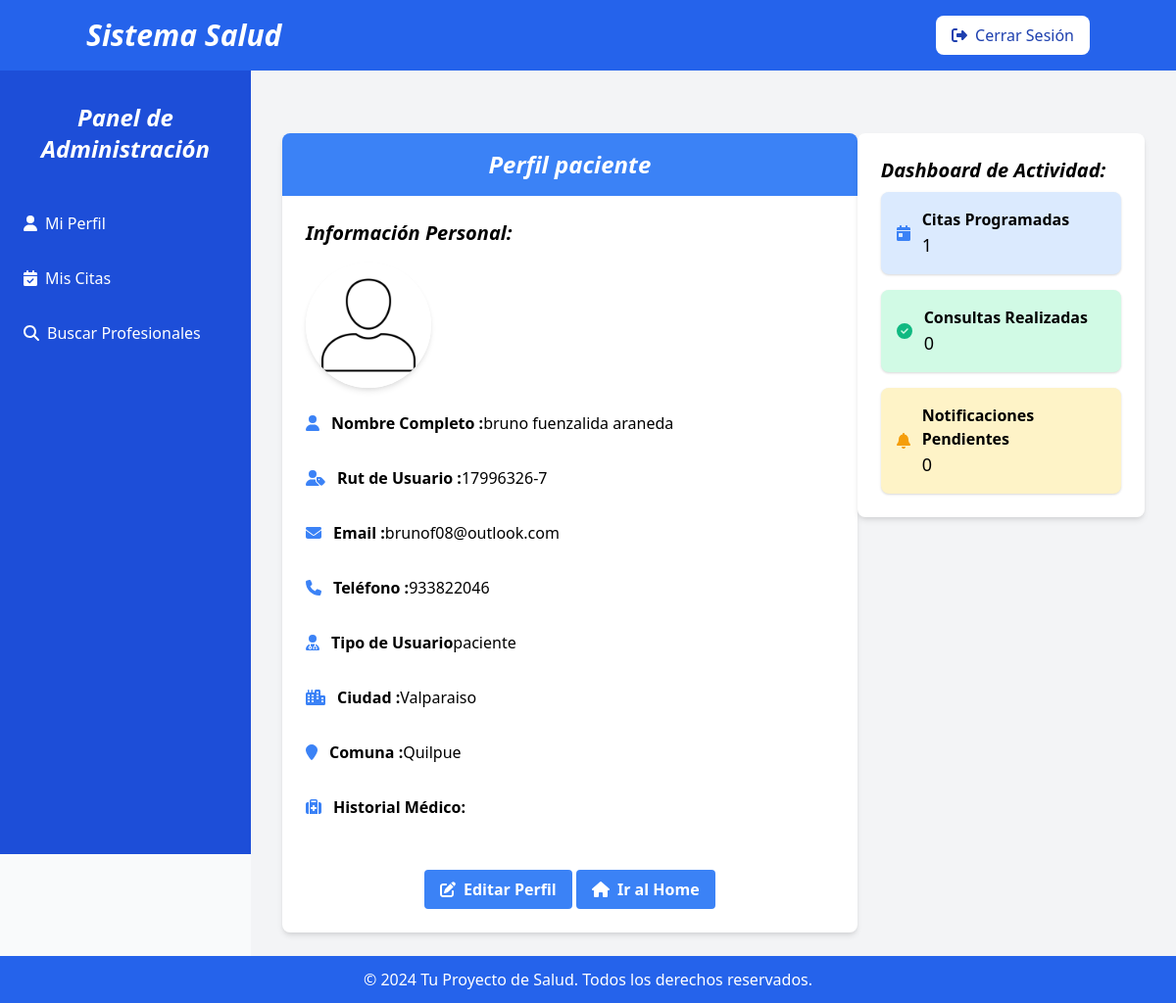
Page /usuarios/perfil/ (signed in) on the committed database.
### usuarios/models.py (models this page shows, shortened)
class CustomUser(AbstractUser):
    USER_TYPE_CHOICES = [
        ('paciente', 'Paciente'),
        ('profesional', 'Profesional de la Salud'),
    ]
    user_type = models.CharField(max_length=100, choices=USER_TYPE_CHOICES)
    email = models.EmailField(unique=True)
    full_name = models.CharField(max_length=100)
    phone = models.CharField(max_length=15)
    comuna = models.CharField(max_length=100, blank=True, null=True)
    ciudad = models.CharField(max_length=100, blank=True, null=True)
    bio = models.TextField(blank=True, null=True)
    profile_picture = models.ImageField(upload_to='profile_pics/', blank=True, null=True)
    specialties = models.CharField(max_length=200, blank=True, null=True)
    rating = models.DecimalField(max_digits=3, decimal_places=2, null=True, blank=True)
    class Meta:
        indexes = [
            models.Index(fields=['ciudad']),
            models.Index(fields=['comuna']),
            models.Index(fields=['specialties']),
        ]

### usuarios/views.py (the view)
# urls.py: path('perfil/', views.perfil_usuario, name='perfil'),
@login_required  # Asegúrate de que el usuario esté autenticado
def perfil_usuario(request):
    user = request.user  # Obtén el usuario actual
    if user.user_type == 'paciente':
        total_citas = Cita.objects.filter(paciente=user).count()
        total_consultas_realizadas = Cita.objects.filter(paciente=user, estado_cita='realizada').count()
        total_notificaciones_pendientes = Cita.objects.filter(paciente=user, estado_cita='pendiente').count()
    elif user.user_type == 'profesional':
        total_citas = Cita.objects.filter(profesional=user).count()
        total_consultas_realizadas = Cita.objects.filter(profesional=user, estado_cita='realizada').count()
        total_notificaciones_pendientes = Cita.objects.filter(profesional=user, estado_cita='pendiente').count()
    else:
        total_citas = 0
    if request.method == 'POST':
        form = CustomUserCreationForm(request.POST, instance=user)  # Usar el formulario con los datos del usuario
        if form.is_valid():
            form.save()
            messages.success(request, 'Perfil actualizado correctamente.')
            return redirect('usuarios:perfil')  # Redirigir a la vista de perfil
    else:
        form = CustomUserCreationForm(instance=user)  # Cargar el formulario con los datos actuales del usuario
    context = {
        'form':form,
        'user': user,
        'total_citas': total_citas,
        'total_consultas_realizadas': total_consultas_realizadas,
        'total_notificaciones_pendientes': total_notificaciones_pendientes,
    }
    return render(request, 'usuarios/perfil.html', context)

### templates/usuarios/perfil.html (shortened to what this page needs)
{% extends 'base.html' %}
{% load static %}
{% block content %}
<div class="container mx-auto mt-10">
    <div class="flex justify-center">
        <div class="w-full md:w-3/5 lg:w-2/3">
            <div class="bg-white shadow-md rounded-lg">
                <div class="bg-blue-500 text-white text-center py-4 rounded-t-lg">
                    <h2 class="text-2xl font-bold italic">Perfil  {{ user.user_type }}</h2>
                </div>
                <div class="p-6">
                    <h4 class="text-xl font-semibold mb-4 italic">Información Personal:</h4>
                    <ul class="list-none space-y-2">
                        {% if user.profile_picture %}
                            <img src="{{ user.profile_picture.url }}" alt="Foto de Perfil" class="w-32 h-32 object-cover rounded-full shadow-md mb-3">
                        {% else %}
                            <img src="{% static 'images/default_profile_picture.jpg' %}" alt="Foto de Perfil Predeterminada" class="w-32 h-32 rounded-full shadow-md mb-3">
                        {% endif %}
                        <li class="py-3 flex items-center">
                            <i class="fas fa-user text-blue-500 mr-3  "></i><strong>Nombre Completo : </strong> {{ user.full_name }}
                        </li>
                        <li class="py-3 flex items-center">
                            <i class="fas fa-user-tag text-blue-500 mr-3"></i><strong>Rut de Usuario : </strong> {{ user.username }}
                        </li>
                        <li class="py-3 flex items-center">
                            <i class="fas fa-envelope text-blue-500 mr-3"></i><strong>Email : </strong> {{ user.email }}
                        </li>
                        <li class="py-3 flex items-center">
                            <i class="fas fa-phone text-blue-500 mr-3"></i><strong>Teléfono : </strong> {{ user.phone }}
                        </li>
                        <li class="py-3 flex items-center">
                            <i class="fas fa-user-md text-blue-500 mr-3"></i><strong>Tipo de Usuario  </strong> {{ user.user_type }}
                        </li>
                        <li class="py-3 flex items-center">
                            <i class="fas fa-city text-blue-500 mr-3"></i><strong>Ciudad : </strong>{{ user.ciudad }}
                        </li>
                        <li class="py-3 flex items-center">
                            <i class="fa-solid fa-location-pin text-blue-500 mr-3"></i><strong>Comuna : </strong> {{ user.comuna }}
                        </li>
                        {% if user.user_type == 'profesional' %}
                            <li class="py-3 flex items-center">
                                <i class="fas fa-briefcase text-blue-500 mr-3"></i><strong>Especialidades: </strong> {{ user.specialties }}
                            </li>
                        {% elif user.user_type == 'paciente' %}
                            <li class="py-3 flex items-center">
                                <i class="fas fa-medkit text-blue-500 mr-3"></i><strong>Historial Médico: </strong> {{ user.medical_history }}
                            </li>
                        {% endif %}
                    </ul>
                    <div class="text-center mt-6">
                        <a href="{% url 'usuarios:editar_perfil' %}" class="mt-4 inline-block bg-blue-500 text-white font-semibold py-2 px-4 rounded hover:bg-blue-600 transition duration-200">
                            <i class="fas fa-edit mr-2"></i>Editar Perfil
                        </a>
                        <a href="{% url 'home' %}" class="mt-4 inline-block bg-blue-500 text-white font-semibold py-2 px-4 rounded hover:bg-blue-600 transition duration-200">
                            <i class="fas fa-home mr-2"></i>Ir al Home
                        </a>
                    </div>
                </div>
            </div>
        </div>
        <div class="w-full md:w-2/5 lg:w-1/3 mt-6 md:mt-0">
            <div class="bg-white shadow-md rounded-lg p-6">
                <h4 class="text-xl font-semibold mb-2 italic">Dashboard de Actividad:</h4>
                <div class="grid grid-cols-1 gap-4">
                    <div class="bg-blue-100 p-4 rounded-lg shadow flex items-center">
                        <i class="fas fa-calendar-day text-blue-500 mr-3"></i>
                        <div>
                            <h5 class="font-bold">Citas Programadas</h5>
                            <p class="text-lg">{{ total_citas }}</p>
                        </div>
                    </div>
                    <div class="bg-green-100 p-4 rounded-lg shadow flex items-center">
                        <i class="fas fa-check-circle text-green-500 mr-3"></i>
                        <div>
                            <h5 class="font-bold">Consultas Realizadas</h5>
                            <p class="text-lg">{{ total_consultas_realizadas }}</p>
                        </div>
                    </div>
                    <div class="bg-yellow-100 p-4 rounded-lg shadow flex items-center">
                        <i class="fas fa-bell text-yellow-500 mr-3"></i>
                        <div>
                            <h5 class="font-bold">Notificaciones Pendientes</h5>
                            <p class="text-lg">{{ total_notificaciones_pendientes }}</p>
                        </div>
                    </div>
                </div>
            </div>
        </div>
    </div>
</div>
{% endblock %}

### rows in the picture
CustomUser: user_type "paciente", full_name "bruno fuenzalida araneda", username "17996326-7", email "brunof08@outlook.com", phone "933822046", ciudad "Valparaiso", comuna "Quilpue"

### other values in the picture
{{ total_citas }} "1"
{{ total_consultas_realizadas }} "0"
{{ total_notificaciones_pendientes }} "0"
